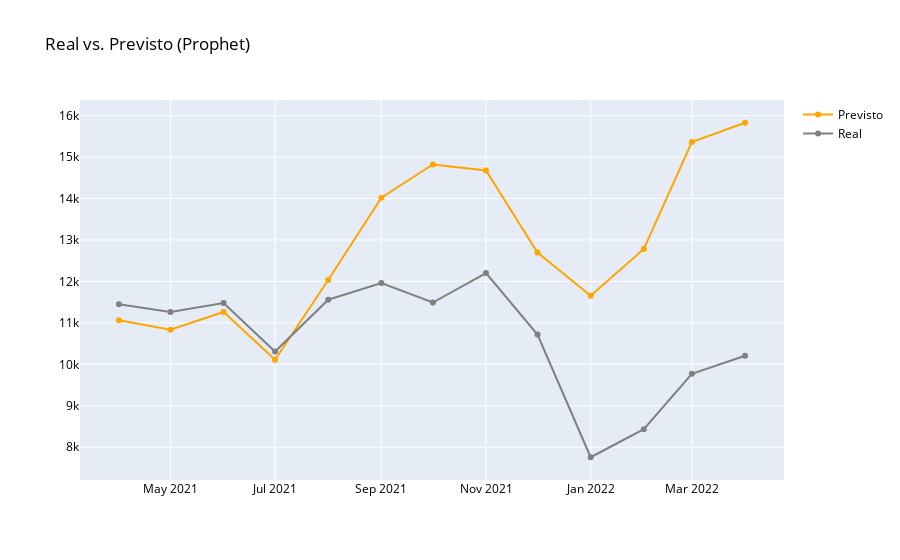

Here is the notebook cell this chart was saved with:
### Code cell
fig = go.Figure(data=[
    go.Scatter(name='Previsto',x=forecast_tuned['ds'], y=forecast_tuned['yhat'], marker={'color': 'orange'}),
    go.Scatter(name='Real', x=df_prophet_teste['ds'], y=df_prophet_teste['y'], marker={'color': 'gray'})
    ])
fig.update_layout(font=dict(color='black'), title_text='Real vs. Previsto (Prophet)')
fig.show()

### Figure 1 — Plotly figure (JSON) as saved in the notebook; plotly's stock layout.template omitted (floating-point values rounded to 4 significant figures)
{"data": [{"marker": {"color": "orange"}, "name": "Previsto", "type": "scatter", "x": ["2021-04-01T00:00:00", "2021-05-01T00:00:00", "2021-06-01T00:00:00", "2021-07-01T00:00:00", "2021-08-01T00:00:00", "2021-09-01T00:00:00", "2021-10-01T00:00:00", "2021-11-01T00:00:00", "2021-12-01T00:00:00", "2022-01-01T00:00:00", "2022-02-01T00:00:00", "2022-03-01T00:00:00", "2022-04-01T00:00:00"], "y": [11060.0, 10840.0, 11260.0, 10110.0, 12040.0, 14020.0, 14820.0, 14680.0, 12700.0, 11660.0, 12780.0, 15360.0, 15830.0]}, {"marker": {"color": "gray"}, "name": "Real", "type": "scatter", "x": ["2021-04-01", "2021-05-01", "2021-06-01", "2021-07-01", "2021-08-01", "2021-09-01", "2021-10-01", "2021-11-01", "2021-12-01", "2022-01-01", "2022-02-01", "2022-03-01", "2022-04-01"], "y": [11447, 11263, 11480, 10307, 11559, 11959, 11491, 12203, 10718, 7757, 8433, 9770, 10208]}], "layout": {"font": {"color": "black"}, "title": {"text": "Real vs. Previsto (Prophet)"}}}
